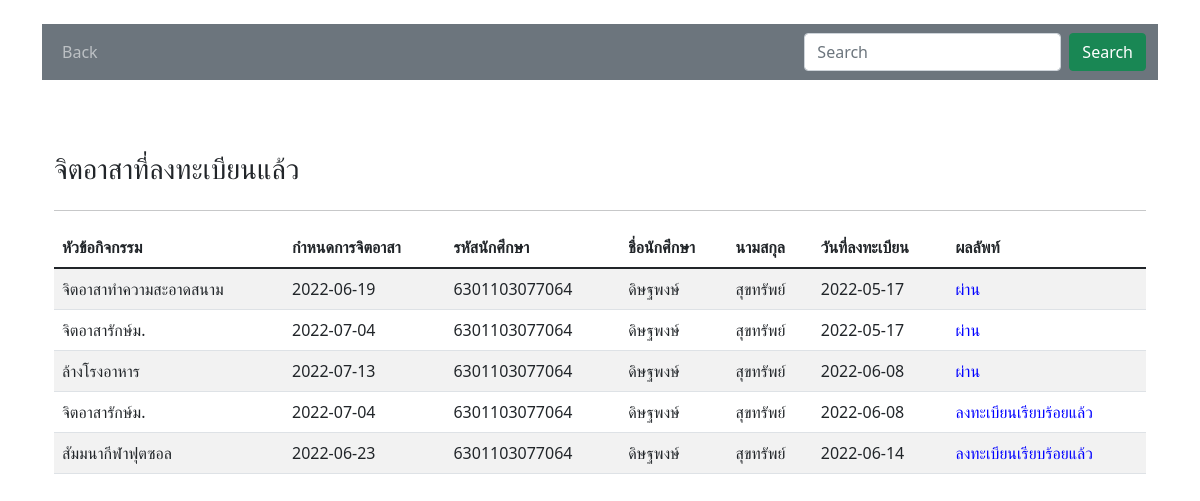
Screenshot of /actResult.php (signed in) with the database file from the repository.
### tables this page shows
CREATE TABLE `act_register` (
  `registerId` int(11) NOT NULL,
  `actId` int(11) NOT NULL,
  `stId` int(11) NOT NULL,
  `registerDate` date NOT NULL DEFAULT current_timestamp(),
  `result` varchar(255) DEFAULT NULL
);

CREATE TABLE `activities` (
  `actId` int(11) NOT NULL,
  `title` varchar(255) NOT NULL,
  `actDatetime` date NOT NULL,
  `description` varchar(300) DEFAULT NULL
);

CREATE TABLE `students` (
  `stId` int(11) NOT NULL,
  `studentId` varchar(13) NOT NULL,
  `firstName` varchar(255) NOT NULL,
  `lastName` varchar(255) NOT NULL,
  `personId` varchar(13) NOT NULL,
  `birthDate` date DEFAULT NULL,
  `phone` varchar(13) DEFAULT NULL,
  `address` varchar(255) DEFAULT NULL,
  `scholarshipId` int(11) NOT NULL,
  `statusId` int(11) NOT NULL,
  `awards` varchar(255) DEFAULT NULL,
  `study` varchar(255) DEFAULT NULL,
  `class` varchar(255) DEFAULT NULL,
  `majorId` int(11) NOT NULL,
  `fatherName` varchar(255) DEFAULT NULL,
  `fPhone` varchar(10) DEFAULT NULL,
  `motherName` varchar(255) DEFAULT NULL,
  `mPhone` varchar(10) DEFAULT NULL,
  `clubName` varchar(255) DEFAULT NULL,
  `position` varchar(255) DEFAULT NULL,
  `size` varchar(10) DEFAULT NULL,
  `number` varchar(4) DEFAULT NULL,
  `userRole` varchar(10) NOT NULL,
  `roleId` int(11) NOT NULL,
  `password` varchar(255) DEFAULT NULL,
  `image` varchar(255) DEFAULT NULL
);

### actResult.php (the view, shortened to what this page needs)
<?php
require_once 'config/connect.php';
?>
<!DOCTYPE html>
<html lang="en">
<head>
  <link href="https://cdn.jsdelivr.net/npm/bootstrap@5.1.3/dist/css/bootstrap.min.css" rel="stylesheet">
  <link rel="stylesheet" href="https://cdn.datatables.net/1.11.5/css/jquery.dataTables.min.css">
</head>
<body>
  <div class="container mt-4 mb-4">
    <nav class="navbar navbar-expand-lg navbar-dark bg-secondary">
      <div class="container-fluid">
        <ul class="navbar-nav mb-2 mb-lg-0">
          <li class="nav-item fw-normal">
            <a class="nav-link" aria-current="page" href="viewStudent.php?stId=<?php echo $_SESSION['user_login']?>">Back</a>
          </li>
        </ul>
        <ul class="navbar-nav mb-2 mb-lg-0">
          <form class="d-flex">
            <input class="form-control me-2" type="search" placeholder="Search" aria-label="Search">
            <button class="btn btn-success" type="submit">Search</button>
          </form>
        </ul>
      </div>
    </nav>
    <br>
  </div>
  <div class="container-sm">
    <div class="container mt-5">
      <div class="row">
        <div class="col-md-6">
          <h3>จิตอาสาที่ลงทะเบียนแล้ว</h3>
        </div>
      </div>
      <hr>
      <table class="table table-striped">
        <thead>
          <tr>
            <th scope="col">หัวข้อกิจกรรม</th>
            <th scope="col">กำหนดการจิตอาสา</th>
            <th scope="col">รหัสนักศึกษา</th>
            <th scope="col">ชื่อนักศึกษา</th>
            <th scope="col">นามสกุล</th>
            <th scope="col">วันที่ลงทะเบียน</th>
            <th scope="col">ผลลัพท์</th>
          </tr>
        </thead>
        <tbody>
          <?php
          $stId = $_SESSION['user_login'];
          $register = $conn->query("SELECT a.*, act.title, act.actDatetime, s.studentId, s.firstName, s.lastName
                                    FROM act_register as a
                                    INNER JOIN activities as act ON a.actId=act.actId
                                    INNER JOIN students as s ON a.stId=s.stId
                                    WHERE a.stId=$stId");
          $register->execute();
          $stmt = $register->fetchAll();
          if (!$stmt) {
            echo "<tr><td colspan='7' class='text-center'>No Data found</td></tr>";
          } else {
            foreach ($stmt as $row) {
          ?>
              <tr>
                <td><?= $row['title']; ?></td>
                <td><?= $row['actDatetime']; ?></td>
                <td><?= $row['studentId']; ?></td>
                <td><?= $row['firstName']; ?></td>
                <td><?= $row['lastName']; ?></td>
                <td><?= $row['registerDate']; ?></td>
                <td style="color:blue;">
                  <?= $row['result']; ?>
                </td>
              </tr>
          <?php }
          } ?>
        </tbody>
      </table>
      <br>
    </div>
  </div>
</body>
</html>

### rows the page displays
act_register: actId.title "จิตอาสาทำความสะอาดสนาม", actId.actDatetime "2022-06-19", stId.studentId "6301103077064", stId.firstName "ดิษฐพงษ์", stId.lastName "สุขทรัพย์", registerDate "2022-05-17", result "ผ่าน"
act_register: actId.title "จิตอาสารักษ์ม.", actId.actDatetime "2022-07-04", stId.studentId "6301103077064", stId.firstName "ดิษฐพงษ์", stId.lastName "สุขทรัพย์", registerDate "2022-05-17", result "ผ่าน"
act_register: actId.title "ล้างโรงอาหาร", actId.actDatetime "2022-07-13", stId.studentId "6301103077064", stId.firstName "ดิษฐพงษ์", stId.lastName "สุขทรัพย์", registerDate "2022-06-08", result "ผ่าน"
act_register: actId.title "จิตอาสารักษ์ม.", actId.actDatetime "2022-07-04", stId.studentId "6301103077064", stId.firstName "ดิษฐพงษ์", stId.lastName "สุขทรัพย์", registerDate "2022-06-08", result "ลงทะเบียนเรียบร้อยแล้ว"
act_register: actId.title "สัมมนากีฬาฟุตซอล", actId.actDatetime "2022-06-23", stId.studentId "6301103077064", stId.firstName "ดิษฐพงษ์", stId.lastName "สุขทรัพย์", registerDate "2022-06-14", result "ลงทะเบียนเรียบร้อยแล้ว"
